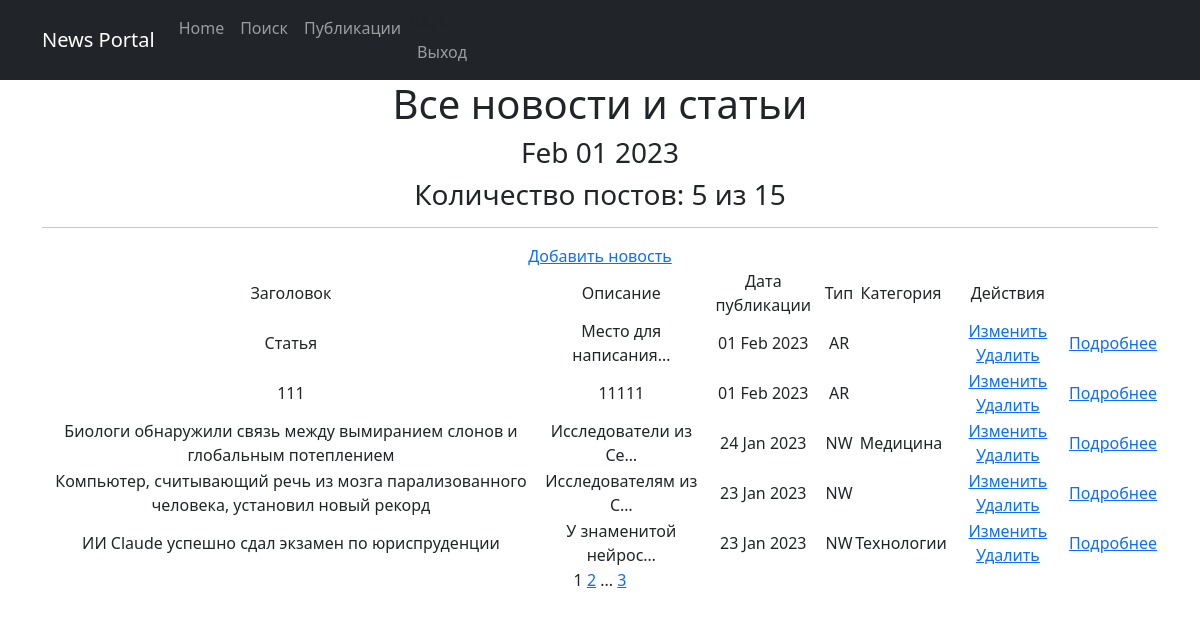
The app's page /posts/ (signed in) with its own data.
### portal/models.py (models this page shows, shortened)
class Post(models.Model):
    NEWS = 'NW'
    ARTICLE = 'AR'
    CATEGORY_CHOICES = [
        (NEWS, 'Новость'),
        (ARTICLE, 'Статья'),
    ]
    author = models.ForeignKey(Author, on_delete = models.CASCADE)
    category_type = models.CharField(max_length=2, choices=CATEGORY_CHOICES, default=NEWS)
    date_create = models.DateTimeField(auto_now_add=True)
    post_category = models.ManyToManyField(Category, through='PostCategory')
    title = models.CharField(max_length=128)
    text = models.TextField()
    rating = models.SmallIntegerField(default=0)

class Category(models.Model):
    name = models.CharField(max_length=64, unique=True)

### portal/views.py (the view)
# urls.py: path('', PostsList.as_view(), name='posts_list'),
class PostsList(ListView):
    model = Post
    ordering = '-date_create'
    template_name = 'posts.html'
    context_object_name = 'posts_list'
    paginate_by = 5
    def get_queryset(self):
        queryset = super().get_queryset()
        self.filterset = PostFilter(self.request.GET, queryset)
        return self.filterset.qs
    def get_context_data(self, **kwargs):
        context = super().get_context_data(**kwargs)
        user = self.request.user
        context['filterset'] = self.filterset
        return context

### portal/templatetags/custom_filters.py (called while the page is built)
@register.filter()
def censor(value):
    bad_words = ['тайну', 'силу', 'глубина', 'кислород']
    if not isinstance(value, str):
        raise TypeError(f"unresolved type '{type(value)}' expected type 'str'")
    for word in value.split():
        if word.lower() in bad_words:
            value = value.replace(word, f'{word[0]}{"*" * (len(word)-1)}')
    return value

### portal/templatetags/custom_tags.py (called while the page is built)
@register.simple_tag(takes_context=True)
def url_replace(context, **kwargs):
    d = context['request'].GET.copy()
    for k, v in kwargs.items():
        d[k] = v
    return d.urlencode()

@register.simple_tag()
def current_time(format_string='%b %d %Y'):
    return datetime.utcnow().strftime(format_string)

### templates/posts.html (shortened to what this page needs)
{% extends 'flatpages/default.html' %}
{% load custom_filters %}
{% load custom_tags %}
{% block content %}
    <h1>Все новости и статьи</h1>
    <h3>{% current_time '%b %d %Y' %}</h3>
    <h3>Количество постов: {{ posts_list|length }} из {{ paginator.count }}</h3>
    <hr>
    {% if perms.portal.add_post %}
        {% if post.category_type == 'NW' %}
            <a href="{% url 'news_create' %}">Добавить новость</a>
        {% else %}
            <a href="{% url 'articles_create' %}">Добавить новость</a>
        {% endif %}
    {% endif %}
    {% if posts_list %}
        <table align="center">
            <tr>
                <td>Заголовок</td>
                <td>Описание</td>
                <td>Дата публикации</td>
                <td>Тип</td>
                <td>Категория</td>
                {% if perms.portal.change_post or perms.portal.delete_post %}
                <td>Действия</td>
                {% endif %}
            </tr>
            {% for post in posts_list %}
            <tr>
                <td>{{ post.title|censor }}</td>
                <td>{{ post.text|censor|truncatechars:20 }}</td>
                <td>{{ post.date_create|date:'d M Y' }}</td>
                <td>{{ post.category_type }}</td>
                <td>
                    {% for n in post.post_category.all %}
                        {{ n.name }}
                    {% endfor %}
                </td>
                <td>
                    {% if perms.portal.change_post %}
                        {% if post.category_type == 'NW' %}
                            <a href="{% url 'news_edit' pk=post.id %}">Изменить</a>
                        {% else %}
                            <a href="{% url 'articles_edit' pk=post.id %}">Изменить</a>
                        {% endif %}
                    {% endif %}
                    {% if perms.portal.delete_post %}
                        {% if post.category_type == 'NW' %}
                            <a href="{% url 'news_delete' pk=post.id %}">Удалить</a>
                        {% else %}
                            <a href="{% url 'articles_delete' pk=post.id %}">Удалить</a>
                        {% endif %}
                    {% endif %}
                </td>
                <td><a href="{{ post.id }}">Подробнее</a></td>
            </tr>
            {% endfor %}
        </table>
    {% else %}
        <h3>Постов нет!</h3>
    {% endif %}
    {{ page_obj.number }}
    {% if page_obj.has_next %}
        <a href="?{% url_replace page=page_obj.next_page_number %}">{{ page_obj.next_page_number }}</a>
        {% if paginator.num_pages != page_obj.next_page_number %}
            ...
            <a href="?{% url_replace page=page_obj.paginator.num_pages %}">{{ page_obj.paginator.num_pages }}</a>
        {% endif %}
    {% endif %}
{% endblock content %}

### records on screen
Post: title|censor "Статья", text|censor "Место для написания…", date_create "01 Feb 2023", category_type "AR", shows "Изменить", shows "Удалить"
Post: title|censor "111", text|censor "11111", date_create "01 Feb 2023", category_type "AR", shows "Изменить", shows "Удалить"
Post: title|censor "Биологи обнаружили связь между вымиранием слонов и глобальным потеплением", text|censor "Исследователи из Се…", date_create "24 Jan 2023", category_type "NW", shows "Изменить", shows "Удалить"
Category: name "Медицина"
Post: title|censor "Компьютер, считывающий речь из мозга парализованного человека, установил новый рекорд", text|censor "Исследователям из С…", date_create "23 Jan 2023", category_type "NW", shows "Изменить", shows "Удалить"
Post: title|censor "ИИ Claude успешно сдал экзамен по юриспруденции", text|censor "У знаменитой нейрос…", date_create "23 Jan 2023", category_type "NW", shows "Изменить", shows "Удалить"
Category: name "Технологии"

### other values on screen
{{ posts_list|length }} "5"
{{ paginator.count }} "15"
{{ page_obj.number }} "1"
{{ page_obj.next_page_number }} "2"
{{ page_obj.paginator.num_pages }} "3"
